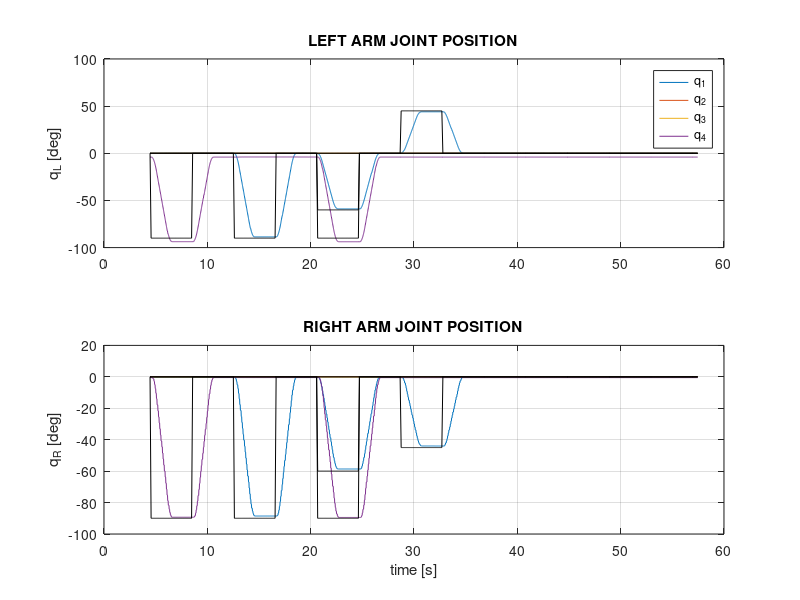
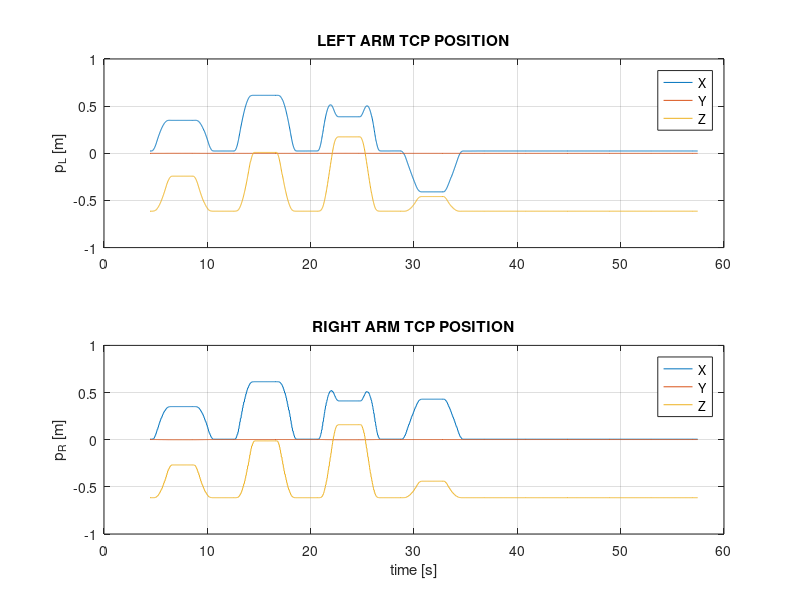
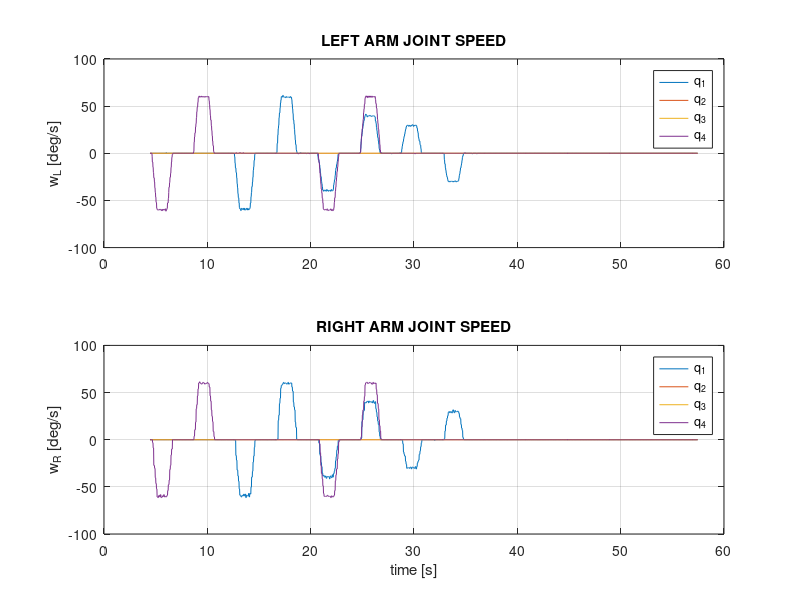
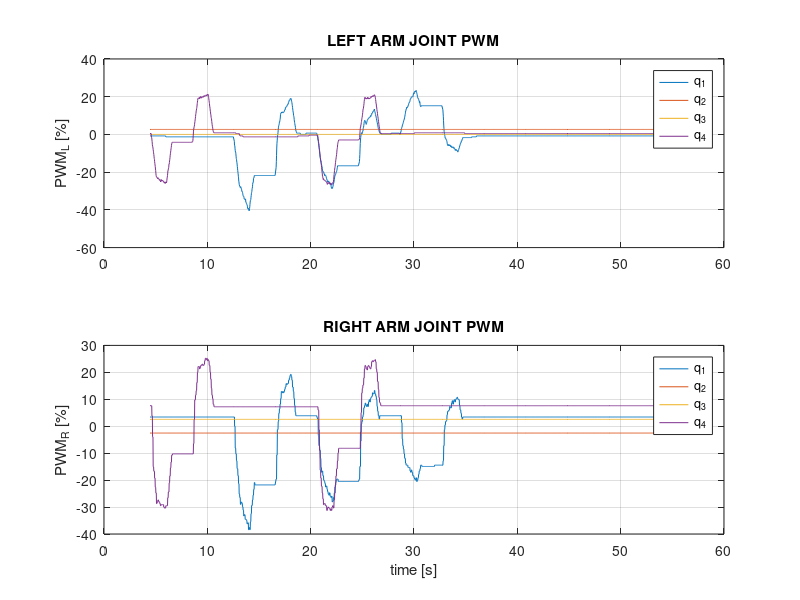

The MATLAB script that drew these images, in order: (Note: this script raises an error after producing the figures.)
data = load('Log_2022-3-18_12h31m5s_LRM_Identification.txt');
% data = load('Log_2022-3-18_12h36m28s_LRM_Identification.txt');

index = 1;

t = data(:,index);
index = index + 1;

qLref = data(:,index:index + 3);
index = index + 4;
qRref = data(:,index:index + 3);
index = index + 4;

qL = 180/pi*data(:,index:index + 3);
index = index + 4;
qR = 180/pi*data(:,index:index + 3);
index = index + 4;

dqLdt = data(:,index:index + 3);
index = index + 4;
dqRdt = data(:,index:index + 3);
index = index + 4;

pwmL = 100*data(:,index:index + 3);
index = index + 4;
pwmR = 100*data(:,index:index + 3);
index = index + 4;

pL = data(:,index:index + 2);
index = index + 3;
pR = data(:,index:index + 2);
index = index + 3;

gripperLState = data(:,index);
index = index + 1;
gripperRState = data(:,index);
index = index + 1;

imuRPY = data(:,index:index + 2);
index = index + 3;
imuAxyz = data(:,index:index + 2);
index = index + 3;
imuGxyz = data(:,index:index + 2);
index = index + 3;

multirotorPosition = data(:,index:index + 2);
index = index + 3;
multirotorQuaternion = data(:,index:index + 3);
index = index + 4;

dualArmPosition = data(:,index:index + 2);
index = index + 3;
dualArmQuaternion = data(:,index:index + 3);
index = index + 4;

powerLinePosition = data(:,index:index + 2);
index = index + 3;
powerLineQuaternion = data(:,index:index + 3);
index = index + 4;


%% PLOT ARMS DATA %%

figure(1)
subplot(2,1,1), plot(t, qL)
hold on
grid on
subplot(2,1,1), plot(t, qLref, 'k')
ylabel('q_L [deg]')
legend('q_1', 'q_2', 'q_3', 'q_4')
title('LEFT ARM JOINT POSITION')
subplot(2,1,2), plot(t, qR)
hold on
grid on
subplot(2,1,2), plot(t, qRref, 'k')
ylabel('q_R [deg]')
title('RIGHT ARM JOINT POSITION')
xlabel('time [s]')

figure(2)
subplot(2,1,1), plot(t, pL)
hold on
grid on
ylabel('p_L [m]')
legend('X', 'Y', 'Z')
title('LEFT ARM TCP POSITION')
subplot(2,1,2), plot(t, pR)
hold on
grid on
ylabel('p_R [m]')
legend('X', 'Y', 'Z')
title('RIGHT ARM TCP POSITION')
xlabel('time [s]')

figure(3)
subplot(2,1,1), plot(t, dqLdt)
hold on
grid on
ylabel('w_L [deg/s]')
legend('q_1', 'q_2', 'q_3', 'q_4')
title('LEFT ARM JOINT SPEED')
subplot(2,1,2), plot(t, dqRdt)
hold on
grid on
ylabel('w_R [deg/s]')
legend('q_1', 'q_2', 'q_3', 'q_4')
title('RIGHT ARM JOINT SPEED')
xlabel('time [s]')

figure(4)
subplot(2,1,1), plot(t, pwmL)
hold on
grid on
ylabel('PWM_L [%]')
legend('q_1', 'q_2', 'q_3', 'q_4')
title('LEFT ARM JOINT PWM')
subplot(2,1,2), plot(t, pwmR)
hold on
grid on
ylabel('PWM_R [%]')
legend('q_1', 'q_2', 'q_3', 'q_4')
title('RIGHT ARM JOINT PWM')
xlabel('time [s]')


%% PLOT IMU DATA %%

figure(5)
subplot(3,1,1), plot(t, imuRPY)
hold on
grid on
title('IMU Orientation')
ylabel('orientation [deg]')
v = axis;
v(3) = -30;
v(4) = 30;
axis(v)
legend('Roll', 'Pitch', 'Yaw')
subplot(3,1,2), plot(t, imuAxyz)
hold on
grid on
title('IMU Acceleration')
ylabel('accel [m/s^2]')
v = axis;
v(3) = -2;
v(4) = 2;
axis(v)
legend('A_x', 'A_y', 'A_z')
subplot(3,1,3), plot(t, imuGxyz)
v = axis;
v(3) = -50;
v(4) = 50;
axis(v)
hold on
grid on
title('IMU Angular Speed')
ylabel('gyro [deg/s]')
legend('G_x', 'G_y', 'G_z')
xlabel('time [s]')


%% PLOT OPTI-TRACK DATA %%

figure(6)
subplot(2,1,1), plot(t, multirotorPosition)
hold on
grid on
title('MULTIROTOR POSITION')
legend('X', 'Y', 'Z')
subplot(2,1,2), plot(t, 180/pi*quat2eul(multirotorQuaternion(:,1:4), 'XYZ'))
ylabel('orientation [deg]')
legend('X', 'Y', 'Z')
xlabel('time [s]')

figure(7)
subplot(2,1,1), plot(t, dualArmPosition - dualArmPosition(1,1:3))
hold on
grid on
title('DUAL ARM POSITION DEVIATION')
ylabel('position [m]')
legend('X', 'Y', 'Z')
subplot(2,1,2), plot(t, 180/pi*quat2eul(dualArmQuaternion(:,1:4), 'XYZ'))
ylabel('orientation [deg]')
legend('X', 'Y', 'Z')
xlabel('time [s]')

figure(8)
subplot(2,1,1), plot(t, powerLinePosition)
hold on
grid on
title('POWER LINE POSITION')
legend('X', 'Y', 'Z')
subplot(2,1,2), plot(t, 180/pi*quat2eul(powerLineQuaternion(:,1:4), 'XYZ'))
ylabel('orientation [deg]')
legend('X', 'Y', 'Z')
xlabel('time [s]')
